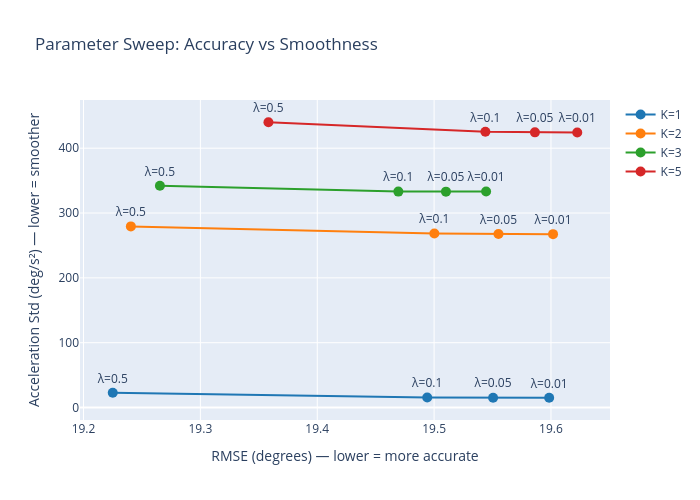

Notebook source saved alongside this figure:
### Code cell
# Plot RMSE vs Smoothness tradeoff
fig = go.Figure()

k_colors = {1: '#1f77b4', 2: '#ff7f0e', 3: '#2ca02c', 5: '#d62728'}

for K in K_values:
    subset = [r for r in sweep_results if r['K'] == K]
    fig.add_trace(go.Scatter(
        x=[r['rmse_deg'] for r in subset],
        y=[r['acc_std_deg'] for r in subset],
        mode='lines+markers+text',
        name=f'K={K}',
        marker=dict(size=10, color=k_colors[K]),
        text=[f'λ={r["lambda"]}' for r in subset],
        textposition='top center',
    ))

fig.update_layout(
    title='Parameter Sweep: Accuracy vs Smoothness',
    xaxis_title='RMSE (degrees) — lower = more accurate',
    yaxis_title='Acceleration Std (deg/s²) — lower = smoother',
    height=500, width=700,
)
fig.show()

# Find Pareto-optimal points
print('\nAll results sorted by RMSE:')
print(f'{"K":>3} {"λ":>6} {"RMSE (deg)":>12} {"Acc std":>12} {"Predictions":>12}')
print('-' * 50)
for r in sorted(sweep_results, key=lambda x: x['rmse_deg']):
    print(f'{r["K"]:>3} {r["lambda"]:>6.2f} {r["rmse_deg"]:>12.2f} {r["acc_std_deg"]:>12.1f} {r["n_predictions"]:>12}')

### Figure 1 — Plotly figure (JSON) as saved in the notebook; plotly's stock layout.template omitted (floating-point values rounded to 4 significant figures)
{"data": [{"marker": {"color": "#1f77b4", "size": 10}, "mode": "lines+markers+text", "name": "K=1", "text": ["λ=0.01", "λ=0.05", "λ=0.1", "λ=0.5"], "textposition": "top center", "type": "scatter", "x": [19.6, 19.55, 19.49, 19.23], "y": [15.1, 15.13, 15.43, 22.74]}, {"marker": {"color": "#ff7f0e", "size": 10}, "mode": "lines+markers+text", "name": "K=2", "text": ["λ=0.01", "λ=0.05", "λ=0.1", "λ=0.5"], "textposition": "top center", "type": "scatter", "x": [19.6, 19.56, 19.5, 19.24], "y": [267.4, 267.7, 268.4, 279.4]}, {"marker": {"color": "#2ca02c", "size": 10}, "mode": "lines+markers+text", "name": "K=3", "text": ["λ=0.01", "λ=0.05", "λ=0.1", "λ=0.5"], "textposition": "top center", "type": "scatter", "x": [19.54, 19.51, 19.47, 19.27], "y": [333.3, 333.0, 333.1, 342.0]}, {"marker": {"color": "#d62728", "size": 10}, "mode": "lines+markers+text", "name": "K=5", "text": ["λ=0.01", "λ=0.05", "λ=0.1", "λ=0.5"], "textposition": "top center", "type": "scatter", "x": [19.62, 19.59, 19.54, 19.36], "y": [424.2, 424.4, 425.3, 440.0]}], "layout": {"height": 500, "title": {"text": "Parameter Sweep: Accuracy vs Smoothness"}, "width": 700, "xaxis": {"autorange": true, "range": [19.2, 19.65], "title": {"text": "RMSE (degrees) — lower = more accurate"}, "type": "linear"}, "yaxis": {"autorange": true, "range": [-19.22, 474.3], "title": {"text": "Acceleration Std (deg/s²) — lower = smoother"}, "type": "linear"}}}
